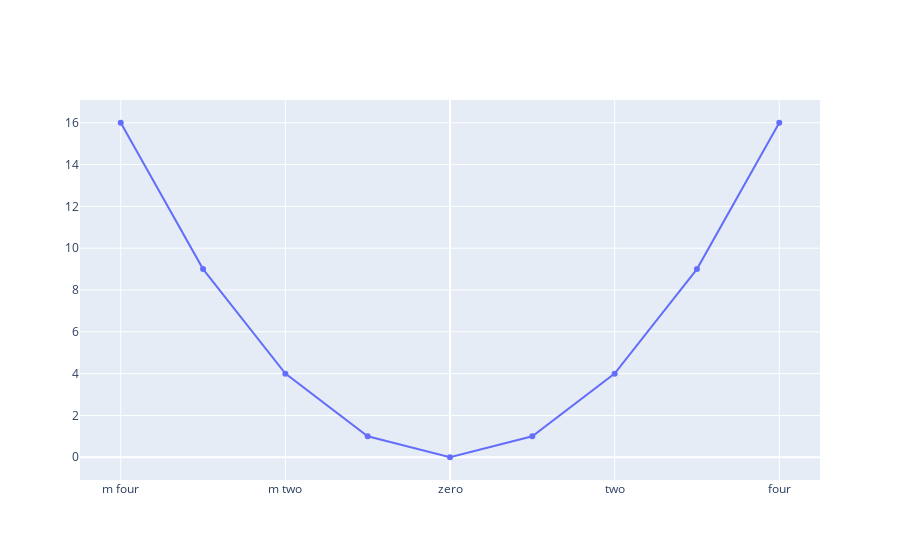

This figure's notebook cell:
### Code cell
fig = go.Figure()

hovertemplate = 'y-axis value: %{y}<br>x-axis value: %{x}'

fig.add_trace(go.Scatter(x=test_x, 
                         y=test_y, 
                         name='Close price',     
                         hovertemplate=hovertemplate
                        ))
fig.update_layout(
    xaxis=dict(
        tickmode='array',
        tickvals=[-4, -2, 0, 2, 4],
        ticktext=['m four', 'm two', 'zero', 'two', 'four']
    )
)

### Figure 1 — Plotly figure (JSON) as saved in the notebook; plotly's stock layout.template omitted (floating-point values rounded to 4 significant figures)
{"data": [{"hovertemplate": "y-axis value: %{y}<br>x-axis value: %{x}", "name": "Close price", "type": "scatter", "x": [-4, -3, -2, -1, 0, 1, 2, 3, 4], "y": [16, 9, 4, 1, 0, 1, 4, 9, 16]}], "layout": {"xaxis": {"tickmode": "array", "ticktext": ["m four", "m two", "zero", "two", "four"], "tickvals": [-4, -2, 0, 2, 4]}}}
